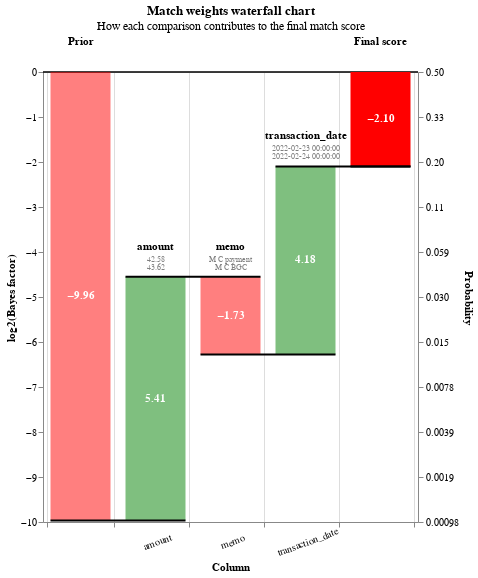

This figure's notebook cell:
### Code cell
pred_errors =  linker.prediction_errors_from_label_column("ground_truth", include_false_positives=False, include_false_negatives=True)
linker.waterfall_chart(pred_errors.as_record_dict(limit=5))

### Figure 1 — Vega-Lite specification as saved in the notebook (floating-point values rounded to 4 significant figures)
{"$schema": "https://vega.github.io/schema/vega-lite/v5.2.0.json", "config": {"view": {"continuousHeight": 300, "continuousWidth": 400}}, "data": {"values": [{"bar_sort_order": 0, "bayes_factor": 0.001001, "bayes_factor_description": null, "column_name": "Prior", "comparison_vector_value": null, "label_for_charts": "Starting match weight (prior)", "log2_bayes_factor": -9.964, "m_probability": null, "record_number": 0, "sql_condition": null, "term_frequency_adjustment": null, "u_probability": null, "value_l": "", "value_r": ""}, {"bar_sort_order": 1, "bayes_factor": 42.65, "bayes_factor_description": "If comparison level is `< 3.00% diff` then comparison is 42.65 times more likely to be a match", "column_name": "amount", "comparison_vector_value": 3, "label_for_charts": "< 3.00% diff", "log2_bayes_factor": 5.414, "m_probability": 0.3184, "record_number": 0, "sql_condition": "(abs(\"amount_l\" - \"amount_r\")/\n        (case\n            when \"amount_r\" > \"amount_l\"\n            then \"amount_r\"\n            else \"amount_l\"\n        end))\n        < 0.03", "term_frequency_adjustment": false, "u_probability": 0.007465, "value_l": "42.58", "value_r": "43.62"}, {"bar_sort_order": 2, "bayes_factor": 0.3021, "bayes_factor_description": "If comparison level is `all other comparisons` then comparison is  3.31 times less likely to be a match", "column_name": "memo", "comparison_vector_value": 0, "label_for_charts": "All other comparisons", "log2_bayes_factor": -1.727, "m_probability": 0.2999, "record_number": 0, "sql_condition": "ELSE", "term_frequency_adjustment": false, "u_probability": 0.9929, "value_l": "M C payment", "value_r": "M C BGC"}, {"bar_sort_order": 3, "bayes_factor": 18.1, "bayes_factor_description": "If comparison level is `1 day` then comparison is 18.10 times more likely to be a match", "column_name": "transaction_date", "comparison_vector_value": 4, "label_for_charts": "1 day", "log2_bayes_factor": 4.178, "m_probability": 0.4022, "record_number": 0, "sql_condition": "transaction_date_r - transaction_date_l <= 1 and transaction_date_r >= transaction_date_l", "term_frequency_adjustment": false, "u_probability": 0.02223, "value_l": "2022-02-23 00:00:00", "value_r": "2022-02-24 00:00:00"}, {"bar_sort_order": 4, "bayes_factor": 0.2334, "bayes_factor_description": null, "column_name": "Final score", "comparison_vector_value": null, "label_for_charts": "Final score", "log2_bayes_factor": -2.099, "m_probability": null, "record_number": 0, "sql_condition": null, "term_frequency_adjustment": null, "u_probability": null, "value_l": "", "value_r": ""}, {"bar_sort_order": 0, "bayes_factor": 0.001001, "bayes_factor_description": null, "column_name": "Prior", "comparison_vector_value": null, "label_for_charts": "Starting match weight (prior)", "log2_bayes_factor": -9.964, "m_probability": null, "record_number": 1, "sql_condition": null, "term_frequency_adjustment": null, "u_probability": null, "value_l": "", "value_r": ""}, {"bar_sort_order": 1, "bayes_factor": 8.006, "bayes_factor_description": "If comparison level is `< 10.00% diff` then comparison is 8.01 times more likely to be a match", "column_name": "amount", "comparison_vector_value": 2, "label_for_charts": "< 10.00% diff", "log2_bayes_factor": 3.001, "m_probability": 0.2065, "record_number": 1, "sql_condition": "(abs(\"amount_l\" - \"amount_r\")/\n        (case\n            when \"amount_r\" > \"amount_l\"\n            then \"amount_r\"\n            else \"amount_l\"\n        end))\n        < 0.1", "term_frequency_adjustment": false, "u_probability": 0.0258, "value_l": "81.34", "value_r": "77.57"}, {"bar_sort_order": 2, "bayes_factor": 0.3021, "bayes_factor_description": "If comparison level is `all other comparisons` then comparison is  3.31 times less likely to be a match", "column_name": "memo", "comparison_vector_value": 0, "label_for_charts": "All other comparisons", "log2_bayes_factor": -1.727, "m_probability": 0.2999, "record_number": 1, "sql_condition": "ELSE", "term_frequency_adjustment": false, "u_probability": 0.9929, "value_l": "A F bcc9dd57 BG", "value_r": "A F BGC"}, {"bar_sort_order": 3, "bayes_factor": 14.41, "bayes_factor_description": "If comparison level is `<=4 days` then comparison is 14.41 times more likely to be a match", "column_name": "transaction_date", "comparison_vector_value": 3, "label_for_charts": "<=4 days", "log2_bayes_factor": 3.849, "m_probability": 0.4478, "record_number": 1, "sql_condition": "transaction_date_r - transaction_date_l <= 4 and transaction_date_r >= transaction_date_l", "term_frequency_adjustment": false, "u_probability": 0.03108, "value_l": "2022-04-20 00:00:00", "value_r": "2022-04-23 00:00:00"}, {"bar_sort_order": 4, "bayes_factor": 0.03488, "bayes_factor_description": null, "column_name": "Final score", "comparison_vector_value": null, "label_for_charts": "Final score", "log2_bayes_factor": -4.841, "m_probability": null, "record_number": 1, "sql_condition": null, "term_frequency_adjustment": null, "u_probability": null, "value_l": "", "value_r": ""}, {"bar_sort_order": 0, "bayes_factor": 0.001001, "bayes_factor_description": null, "column_name": "Prior", "comparison_vector_value": null, "label_for_charts": "Starting match weight (prior)", "log2_bayes_factor": -9.964, "m_probability": null, "record_number": 2, "sql_condition": null, "term_frequency_adjustment": null, "u_probability": null, "value_l": "", "value_r": ""}, {"bar_sort_order": 1, "bayes_factor": 222.0, "bayes_factor_description": "If comparison level is `exact match` then comparison is 222.03 times more likely to be a match", "column_name": "amount", "comparison_vector_value": 5, "label_for_charts": "Exact match", "log2_bayes_factor": 7.795, "m_probability": 0.2453, "record_number": 2, "sql_condition": "\"amount_l\" = \"amount_r\"", "term_frequency_adjustment": false, "u_probability": 0.001105, "value_l": "133.48", "value_r": "133.48"}, {"bar_sort_order": 2, "bayes_factor": 0.3021, "bayes_factor_description": "If comparison level is `all other comparisons` then comparison is  3.31 times less likely to be a match", "column_name": "memo", "comparison_vector_value": 0, "label_for_charts": "All other comparisons", "log2_bayes_factor": -1.727, "m_probability": 0.2999, "record_number": 2, "sql_condition": "ELSE", "term_frequency_adjustment": false, "u_probability": 0.9929, "value_l": "F L  WRE", "value_r": "F L "}, {"bar_sort_order": 3, "bayes_factor": 14.41, "bayes_factor_description": "If comparison level is `<=4 days` then comparison is 14.41 times more likely to be a match", "column_name": "transaction_date", "comparison_vector_value": 3, "label_for_charts": "<=4 days", "log2_bayes_factor": 3.849, "m_probability": 0.4478, "record_number": 2, "sql_condition": "transaction_date_r - transaction_date_l <= 4 and transaction_date_r >= transaction_date_l", "term_frequency_adjustment": false, "u_probability": 0.03108, "value_l": "2022-05-01 00:00:00", "value_r": "2022-05-05 00:00:00"}, {"bar_sort_order": 4, "bayes_factor": 0.9674, "bayes_factor_description": null, "column_name": "Final score", "comparison_vector_value": null, "label_for_charts": "Final score", "log2_bayes_factor": -0.04777, "m_probability": null, "record_number": 2, "sql_condition": null, "term_frequency_adjustment": null, "u_probability": null, "value_l": "", "value_r": ""}, {"bar_sort_order": 0, "bayes_factor": 0.001001, "bayes_factor_description": null, "column_name": "Prior", "comparison_vector_value": null, "label_for_charts": "Starting match weight (prior)", "log2_bayes_factor": -9.964, "m_probability": null, "record_number": 3, "sql_condition": null, "term_frequency_adjustment": null, "u_probability": null, "value_l": "", "value_r": ""}, {"bar_sort_order": 1, "bayes_factor": 222.0, "bayes_factor_description": "If comparison level is `exact match` then comparison is 222.03 times more likely to be a match", "column_name": "amount", "comparison_vector_value": 5, "label_for_charts": "Exact match", "log2_bayes_factor": 7.795, "m_probability": 0.2453, "record_number": 3, "sql_condition": "\"amount_l\" = \"amount_r\"", "term_frequency_adjustment": false, "u_probability": 0.001105, "value_l": "86.37", "value_r": "86.37"}, {"bar_sort_order": 2, "bayes_factor": 0.3021, "bayes_factor_description": "If comparison level is `all other comparisons` then comparison is  3.31 times less likely to be a match", "column_name": "memo", "comparison_vector_value": 0, "label_for_charts": "All other comparisons", "log2_bayes_factor": -1.727, "m_probability": 0.2999, "record_number": 3, "sql_condition": "ELSE", "term_frequency_adjustment": false, "u_probability": 0.9929, "value_l": "F L BGC", "value_r": "F L payment"}, {"bar_sort_order": 3, "bayes_factor": 14.41, "bayes_factor_description": "If comparison level is `<=4 days` then comparison is 14.41 times more likely to be a match", "column_name": "transaction_date", "comparison_vector_value": 3, "label_for_charts": "<=4 days", "log2_bayes_factor": 3.849, "m_probability": 0.4478, "record_number": 3, "sql_condition": "transaction_date_r - transaction_date_l <= 4 and transaction_date_r >= transaction_date_l", "term_frequency_adjustment": false, "u_probability": 0.03108, "value_l": "2022-04-22 00:00:00", "value_r": "2022-04-24 00:00:00"}, {"bar_sort_order": 4, "bayes_factor": 0.9674, "bayes_factor_description": null, "column_name": "Final score", "comparison_vector_value": null, "label_for_charts": "Final score", "log2_bayes_factor": -0.04777, "m_probability": null, "record_number": 3, "sql_condition": null, "term_frequency_adjustment": null, "u_probability": null, "value_l": "", "value_r": ""}, {"bar_sort_order": 0, "bayes_factor": 0.001001, "bayes_factor_description": null, "column_name": "Prior", "comparison_vector_value": null, "label_for_charts": "Starting match weight (prior)", "log2_bayes_factor": -9.964, "m_probability": null, "record_number": 4, "sql_condition": null, "term_frequency_adjustment": null, "u_probability": null, "value_l": "", "value_r": ""}, {"bar_sort_order": 1, "bayes_factor": 60.98, "bayes_factor_description": "If comparison level is `< 1.00% diff` then comparison is 60.98 times more likely to be a match", "column_name": "amount", "comparison_vector_value": 4, "label_for_charts": "< 1.00% diff", "log2_bayes_factor": 5.93, "m_probability": 0.2267, "record_number": 4, "sql_condition": "(abs(\"amount_l\" - \"amount_r\")/\n        (case\n            when \"amount_r\" > \"amount_l\"\n            then \"amount_r\"\n            else \"amount_l\"\n        end))\n        < 0.01", "term_frequency_adjustment": false, "u_probability": 0.003718, "value_l": "470.54", "value_r": "466.01"}, {"bar_sort_order": 2, "bayes_factor": 0.3021, "bayes_factor_description": "If comparison level is `all other comparisons` then comparison is  3.31 times less likely to be a match", "column_name": "memo", "comparison_vector_value": 0, "label_for_charts": "All other comparisons", "log2_bayes_factor": -1.727, "m_probability": 0.2999, "record_number": 4, "sql_condition": "ELSE", "term_frequency_adjustment": false, "u_probability": 0.9929, "value_l": "A MANTEGNA f5c6", "value_r": "A MANTEGNA"}, {"bar_sort_order": 3, "bayes_factor": 14.41, "bayes_factor_description": "If comparison level is `<=4 days` then comparison is 14.41 times more likely to be a match", "column_name": "transaction_date", "comparison_vector_value": 3, "label_for_charts": "<=4 days", "log2_bayes_factor": 3.849, "m_probability": 0.4478, "record_number": 4, "sql_condition": "transaction_date_r - transaction_date_l <= 4 and transaction_date_r >= transaction_date_l", "term_frequency_adjustment": false, "u_probability": 0.03108, "value_l": "2022-04-25 00:00:00", "value_r": "2022-04-27 00:00:00"}, {"bar_sort_order": 4, "bayes_factor": 0.2657, "bayes_factor_description": null, "column_name": "Final score", "comparison_vector_value": null, "label_for_charts": "Final score", "log2_bayes_factor": -1.912, "m_probability": null, "record_number": 4, "sql_condition": null, "term_frequency_adjustment": null, "u_probability": null, "value_l": "", "value_r": ""}]}, "height": 450, "layer": [{"layer": [{"encoding": {"color": {"value": "black"}, "size": {"value": 0.5}, "y": {"field": "zero", "type": "quantitative"}}, "mark": "rule"}, {"encoding": {"color": {"condition": {"test": "(datum.log2_bayes_factor < 0)", "value": "red"}, "value": "green"}, "opacity": {"condition": {"test": "datum.column_name == 'Prior match weight' || datum.column_name == 'Final score'", "value": 1}, "value": 0.5}, "tooltip": [{"field": "column_name", "title": "Comparison column", "type": "nominal"}, {"field": "value_l", "title": "Value (L)", "type": "nominal"}, {"field": "value_r", "title": "Value (R)", "type": "nominal"}, {"field": "label_for_charts", "title": "Label", "type": "ordinal"}, {"field": "sql_condition", "title": "SQL condition", "type": "nominal"}, {"field": "comparison_vector_value", "title": "Comparison vector value", "type": "nominal"}, {"field": "bayes_factor", "format": ",.4f", "title": "Bayes factor = m/u", "type": "quantitative"}, {"field": "log2_bayes_factor", "format": ",.4f", "title": "Match weight = log2(m/u)", "type": "quantitative"}, {"field": "prob", "format": ".4f", "title": "Adjusted match score", "type": "quantitative"}, {"field": "bayes_factor_description", "title": "Match weight description", "type": "nominal"}], "x": {"axis": {"grid": true, "labelAlign": "center", "labelAngle": -20, "labelExpr": "datum.value == 'Prior' || datum.value == 'Final score' ? '' : datum.value", "labelPadding": 10, "tickBand": "extent", "title": "Column"}, "field": "column_name", "sort": {"field": "bar_sort_order", "order": "ascending"}, "type": "nominal"}, "y": {"axis": {"grid": false, "orient": "left", "title": "log2(Bayes factor)"}, "field": "previous_sum", "type": "quantitative"}, "y2": {"field": "sum"}}, "mark": {"type": "bar", "width": 60}}, {"encoding": {"color": {"value": "white"}, "text": {"condition": {"field": "log2_bayes_factor", "format": ".2f", "test": "abs(datum.log2_bayes_factor) > 1", "type": "nominal"}, "value": ""}, "x": {"axis": {"labelAngle": 0, "title": "Column"}, "field": "column_name", "sort": {"field": "bar_sort_order", "order": "ascending"}, "type": "nominal"}, "y": {"axis": {"orient": "left"}, "field": "center", "type": "quantitative"}}, "mark": {"fontWeight": "bold", "type": "text"}}, {"encoding": {"color": {"value": "black"}, "text": {"field": "column_name", "type": "nominal"}, "x": {"axis": {"labelAngle": 0, "title": "Column"}, "field": "column_name", "sort": {"field": "bar_sort_order", "order": "ascending"}, "type": "nominal"}, "y": {"field": "sum_top", "type": "quantitative"}}, "mark": {"baseline": "bottom", "dy": -25, "fontWeight": "bold", "type": "text"}}, {"encoding": {"color": {"value": "grey"}, "text": {"field": "value_l", "type": "nominal"}, "x": {"axis": {"labelAngle": 0, "title": "Column"}, "field": "column_name", "sort": {"field": "bar_sort_order", "order": "ascending"}, "type": "nominal"}, "y": {"field": "sum_top", "type": "quantitative"}}, "mark": {"baseline": "bottom", "dy": -13, "fontSize": 8, "type": "text"}}, {"encoding": {"color": {"value": "grey"}, "text": {"field": "value_r", "type": "nominal"}, "x": {"axis": {"labelAngle": 0, "title": "Column"}, "field": "column_name", "sort": {"field": "bar_sort_order", "order": "ascending"}, "type": "nominal"}, "y": {"field": "sum_top", "type": "quantitative"}}, "mark": {"baseline": "bottom", "dy": -5, "fontSize": 8, "type": "text"}}]}, {"encoding": {"x": {"axis": {"labelAngle": 0, "title": "Column"}, "field": "column_name", "sort": {"field": "bar_sort_order", "order": "ascending"}, "type": "nominal"}, "x2": {"field": "lead"}, "y": {"axis": {"labelExpr": "format(1 / (1 + pow(2, -1*datum.value)), '.2r')", "orient": "right", "title": "Probability"}, "field": "sum", "scale": {"zero": false}, "type": "quantitative"}}, "mark": {"color": "black", "strokeWidth": 2, "type": "rule", "x2Offset": 30, "xOffset": -30}}], "params": [{"bind": {"input": "range", "max": 4, "min": 0, "step": 1}, "description": "Filter by the interation number", "name": "record_number", "value": 0}], "resolve": {"axis": {"y": "independent"}}, "title": {"subtitle": "How each comparison contributes to the final match score", "text": "Match weights waterfall chart"}, "transform": [{"filter": "(datum.record_number == record_number)"}, {"filter": "(datum.bayes_factor !== 1.0)"}, {"frame": [null, 0], "window": [{"as": "sum", "field": "log2_bayes_factor", "op": "sum"}, {"as": "lead", "field": "column_name", "op": "lead"}]}, {"as": "sum", "calculate": "datum.column_name === \"Final score\" ? datum.sum - datum.log2_bayes_factor : datum.sum"}, {"as": "lead", "calculate": "datum.lead === null ? datum.column_name : datum.lead"}, {"as": "previous_sum", "calculate": "datum.column_name === \"Final score\" || datum.column_name === \"Prior match weight\" ? 0 : datum.sum - datum.log2_bayes_factor"}, {"as": "top_label", "calculate": "datum.sum > datum.previous_sum ? datum.column_name : \"\""}, {"as": "bottom_label", "calculate": "datum.sum < datum.previous_sum ? datum.column_name : \"\""}, {"as": "sum_top", "calculate": "datum.sum > datum.previous_sum ? datum.sum : datum.previous_sum"}, {"as": "sum_bottom", "calculate": "datum.sum < datum.previous_sum ? datum.sum : datum.previous_sum"}, {"as": "center", "calculate": "(datum.sum + datum.previous_sum) / 2"}, {"as": "text_log2_bayes_factor", "calculate": "(datum.log2_bayes_factor > 0 ? \"+\" : \"\") + datum.log2_bayes_factor"}, {"as": "dy", "calculate": "datum.sum < datum.previous_sum ? 4 : -4"}, {"as": "baseline", "calculate": "datum.sum < datum.previous_sum ? \"top\" : \"bottom\""}, {"as": "prob", "calculate": "1. / (1 + pow(2, -1.*datum.sum))"}, {"as": "zero", "calculate": "0*datum.sum"}], "width": {"step": 75}}
